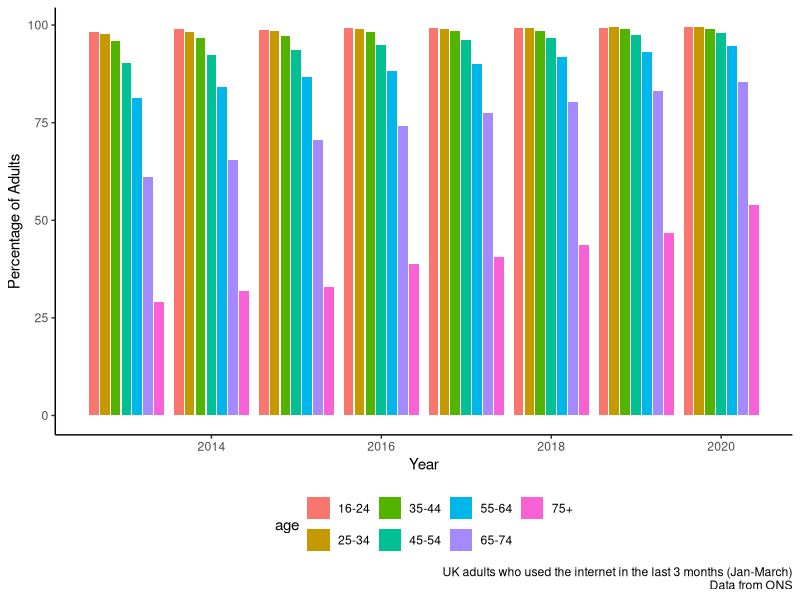

Write the R code that produced this figure.
## ---- chunk 1
#| eval: true

library(tidyverse)

internet <- tibble(year = c(2013, 2014, 2015, 2016, 2017,	2018,	2019,	2020),
                   "16-24" = c(98.3,	98.9,	98.8,	99.2,	99.2,	99.3,	99.2,	99.5),
                   "25-34" = c(97.7,	98.3,	98.6,	98.9,	99.1,	99.2,	99.4,	99.5),
                   "35-44" = c(95.8,	96.7,	97.3,	98.2,	98.4,	98.6,	98.9,	99.1),
                   "45-54" = c(90.2,	92.3,	93.6,	94.9,	96.2,	96.8,	97.5,	97.9),
                   "55-64" = c(81.3,	84.2,	86.7,	88.3,	90.0,	91.8,	93.2,	94.6),
                   "65-74" = c(61.1,	65.5,	70.6,	74.1,	77.5,	80.2,	83.2,	85.5),
                  "75+" = c(29.1,	31.9,	33.0,	38.7,	40.5,	43.6,	46.8,	54.0)) |> 
  pivot_longer(cols = -year,
               names_to = "age",
               values_to = "perc")


internet |>
  ggplot(aes(x = year, y = perc, fill = age)) +
  geom_bar(stat = "identity", position = "dodge2") +
  theme_classic() +
  theme(legend.position = "bottom") +
  labs(x = "Year", y = "Percentage of Adults",
       caption = "UK adults who used the internet in the last 3 months (Jan-March)\nData from ONS")


## ---- chunk 2

sqrt(0.11)


